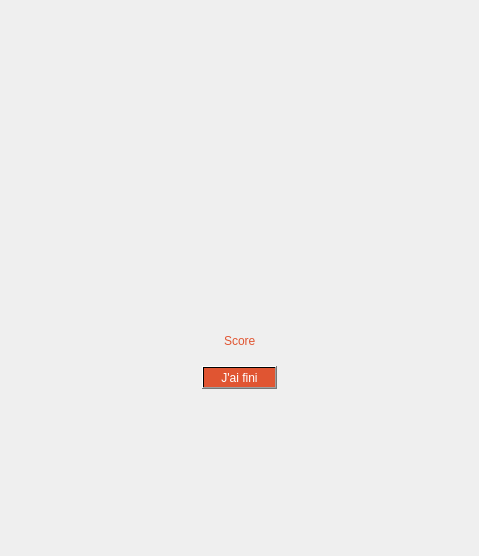
<?xml version="1.0" encoding="UTF-8"?>
<ui version="4.0">
 <class>ApplicationEnd</class>
 <widget class="QWidget" name="ApplicationEnd">
  <property name="geometry">
   <rect>
    <x>0</x>
    <y>0</y>
    <width>479</width>
    <height>556</height>
   </rect>
  </property>
  <property name="minimumSize">
   <size>
    <width>479</width>
    <height>556</height>
   </size>
  </property>
  <property name="maximumSize">
   <size>
    <width>479</width>
    <height>556</height>
   </size>
  </property>
  <property name="windowTitle">
   <string>Form</string>
  </property>
  <layout class="QVBoxLayout" name="verticalLayout">
   <item>
    <spacer name="verticalSpacer">
     <property name="orientation">
      <enum>Qt::Vertical</enum>
     </property>
     <property name="sizeHint" stdset="0">
      <size>
       <width>20</width>
       <height>40</height>
      </size>
     </property>
    </spacer>
   </item>
   <item>
    <layout class="QVBoxLayout" name="verticalLayout_5">
     <item>
      <layout class="QHBoxLayout" name="horizontalLayout">
       <item>
        <spacer name="horizontalSpacer">
         <property name="orientation">
          <enum>Qt::Horizontal</enum>
         </property>
         <property name="sizeHint" stdset="0">
          <size>
           <width>40</width>
           <height>20</height>
          </size>
         </property>
        </spacer>
       </item>
       <item>
        <widget class="QLabel" name="label">
         <property name="maximumSize">
          <size>
           <width>365</width>
           <height>367</height>
          </size>
         </property>
         <property name="autoFillBackground">
          <bool>true</bool>
         </property>
         <property name="text">
          <string/>
         </property>
         <property name="textFormat">
          <enum>Qt::AutoText</enum>
         </property>
         <property name="pixmap">
          <pixmap>../Picto-Mixed-Quizz.png</pixmap>
         </property>
         <property name="scaledContents">
          <bool>true</bool>
         </property>
         <property name="alignment">
          <set>Qt::AlignCenter</set>
         </property>
        </widget>
       </item>
       <item>
        <spacer name="horizontalSpacer_5">
         <property name="orientation">
          <enum>Qt::Horizontal</enum>
         </property>
         <property name="sizeHint" stdset="0">
          <size>
           <width>40</width>
           <height>20</height>
          </size>
         </property>
        </spacer>
       </item>
      </layout>
     </item>
    </layout>
   </item>
   <item>
    <spacer name="verticalSpacer_3">
     <property name="orientation">
      <enum>Qt::Vertical</enum>
     </property>
     <property name="sizeHint" stdset="0">
      <size>
       <width>20</width>
       <height>40</height>
      </size>
     </property>
    </spacer>
   </item>
   <item>
    <layout class="QVBoxLayout" name="verticalLayout_4">
     <item>
      <layout class="QHBoxLayout" name="horizontalLayout_7">
       <item>
        <spacer name="horizontalSpacer_2">
         <property name="orientation">
          <enum>Qt::Horizontal</enum>
         </property>
         <property name="sizeHint" stdset="0">
          <size>
           <width>40</width>
           <height>20</height>
          </size>
         </property>
        </spacer>
       </item>
       <item>
        <widget class="QLabel" name="label_score">
         <property name="styleSheet">
          <string notr="true">color: qlineargradient(spread:pad, x1:0, y1:0, x2:1, y2:0, stop:1 rgba(223, 67, 28, 228));
font: 12pt &quot;Comic Sans MS&quot;;</string>
         </property>
         <property name="text">
          <string>Score</string>
         </property>
        </widget>
       </item>
       <item>
        <spacer name="horizontalSpacer_6">
         <property name="orientation">
          <enum>Qt::Horizontal</enum>
         </property>
         <property name="sizeHint" stdset="0">
          <size>
           <width>40</width>
           <height>20</height>
          </size>
         </property>
        </spacer>
       </item>
      </layout>
     </item>
    </layout>
   </item>
   <item>
    <widget class="QWidget" name="widget_2" native="true">
     <layout class="QHBoxLayout" name="horizontalLayout_2">
      <item>
       <spacer name="horizontalSpacer_3">
        <property name="orientation">
         <enum>Qt::Horizontal</enum>
        </property>
        <property name="sizeHint" stdset="0">
         <size>
          <width>40</width>
          <height>20</height>
         </size>
        </property>
       </spacer>
      </item>
      <item>
       <widget class="QPushButton" name="pushButton_finish">
        <property name="minimumSize">
         <size>
          <width>75</width>
          <height>23</height>
         </size>
        </property>
        <property name="maximumSize">
         <size>
          <width>100</width>
          <height>35</height>
         </size>
        </property>
        <property name="styleSheet">
         <string notr="true">color: rgb(255, 255, 255);
background-color: qlineargradient(spread:pad, x1:0, y1:0, x2:1, y2:0, stop:1 rgba(223, 67, 28, 228));
font: 12pt &quot;Comic Sans MS&quot;;</string>
        </property>
        <property name="text">
         <string>J'ai fini</string>
        </property>
        <property name="iconSize">
         <size>
          <width>40</width>
          <height>40</height>
         </size>
        </property>
       </widget>
      </item>
      <item>
       <spacer name="horizontalSpacer_4">
        <property name="orientation">
         <enum>Qt::Horizontal</enum>
        </property>
        <property name="sizeHint" stdset="0">
         <size>
          <width>40</width>
          <height>20</height>
         </size>
        </property>
       </spacer>
      </item>
     </layout>
    </widget>
   </item>
   <item>
    <spacer name="verticalSpacer_2">
     <property name="orientation">
      <enum>Qt::Vertical</enum>
     </property>
     <property name="sizeHint" stdset="0">
      <size>
       <width>20</width>
       <height>20</height>
      </size>
     </property>
    </spacer>
   </item>
  </layout>
 </widget>
 <resources/>
 <connections/>
</ui>
